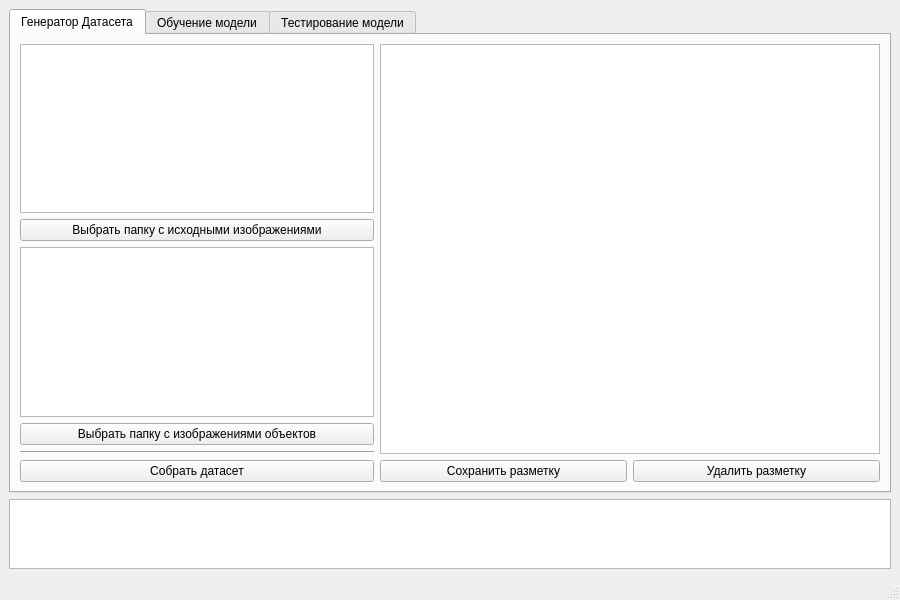
<?xml version="1.0" encoding="UTF-8"?>
<ui version="4.0">
 <class>MainWindow</class>
 <widget class="QMainWindow" name="MainWindow">
  <property name="geometry">
   <rect>
    <x>0</x>
    <y>0</y>
    <width>900</width>
    <height>600</height>
   </rect>
  </property>
  <property name="sizePolicy">
   <sizepolicy hsizetype="Expanding" vsizetype="Expanding">
    <horstretch>0</horstretch>
    <verstretch>0</verstretch>
   </sizepolicy>
  </property>
  <property name="minimumSize">
   <size>
    <width>100</width>
    <height>100</height>
   </size>
  </property>
  <property name="windowTitle">
   <string>MainWindow</string>
  </property>
  <widget class="QWidget" name="centralwidget">
   <layout class="QGridLayout" name="gridLayout">
    <item row="2" column="0">
     <widget class="QPlainTextEdit" name="globalExceptionHandlerPlainTextEdit">
      <property name="sizePolicy">
       <sizepolicy hsizetype="Preferred" vsizetype="Maximum">
        <horstretch>0</horstretch>
        <verstretch>10</verstretch>
       </sizepolicy>
      </property>
      <property name="maximumSize">
       <size>
        <width>16777215</width>
        <height>100</height>
       </size>
      </property>
     </widget>
    </item>
    <item row="1" column="0">
     <widget class="QTabWidget" name="tabWidget">
      <property name="minimumSize">
       <size>
        <width>100</width>
        <height>100</height>
       </size>
      </property>
      <property name="currentIndex">
       <number>0</number>
      </property>
      <widget class="QWidget" name="generatorTab">
       <attribute name="title">
        <string>Генератор Датасета</string>
       </attribute>
       <layout class="QGridLayout" name="gridLayout_2">
        <item row="0" column="0" rowspan="2">
         <layout class="QVBoxLayout" name="verticalLayout">
          <item>
           <widget class="QListView" name="areaListView">
            <property name="maximumSize">
             <size>
              <width>500</width>
              <height>500</height>
             </size>
            </property>
           </widget>
          </item>
          <item>
           <widget class="QPushButton" name="areaFileDialogButton">
            <property name="maximumSize">
             <size>
              <width>500</width>
              <height>500</height>
             </size>
            </property>
            <property name="text">
             <string>Выбрать папку с исходными изображениями</string>
            </property>
           </widget>
          </item>
          <item>
           <widget class="QListView" name="objectListView">
            <property name="maximumSize">
             <size>
              <width>500</width>
              <height>500</height>
             </size>
            </property>
           </widget>
          </item>
          <item>
           <widget class="QPushButton" name="objectFileDialogButton">
            <property name="maximumSize">
             <size>
              <width>500</width>
              <height>500</height>
             </size>
            </property>
            <property name="text">
             <string>Выбрать папку с изображениями объектов</string>
            </property>
           </widget>
          </item>
          <item>
           <widget class="Line" name="line">
            <property name="sizePolicy">
             <sizepolicy hsizetype="Minimum" vsizetype="Fixed">
              <horstretch>0</horstretch>
              <verstretch>0</verstretch>
             </sizepolicy>
            </property>
            <property name="orientation">
             <enum>Qt::Horizontal</enum>
            </property>
           </widget>
          </item>
          <item>
           <widget class="QPushButton" name="dataGenerateButton">
            <property name="text">
             <string>Собрать датасет</string>
            </property>
           </widget>
          </item>
         </layout>
        </item>
        <item row="0" column="1">
         <widget class="QGraphicsView" name="areaGraphicsView">
          <property name="sizePolicy">
           <sizepolicy hsizetype="Expanding" vsizetype="Expanding">
            <horstretch>0</horstretch>
            <verstretch>0</verstretch>
           </sizepolicy>
          </property>
          <property name="minimumSize">
           <size>
            <width>500</width>
            <height>0</height>
           </size>
          </property>
         </widget>
        </item>
        <item row="1" column="1">
         <layout class="QHBoxLayout" name="horizontalLayout_2">
          <item>
           <widget class="QPushButton" name="saveOverlayButton">
            <property name="text">
             <string>Сохранить разметку</string>
            </property>
           </widget>
          </item>
          <item>
           <widget class="QPushButton" name="deleteOverlayButton">
            <property name="text">
             <string>Удалить разметку</string>
            </property>
           </widget>
          </item>
         </layout>
        </item>
       </layout>
      </widget>
      <widget class="QWidget" name="trainingTab">
       <attribute name="title">
        <string>Обучение модели</string>
       </attribute>
       <layout class="QGridLayout" name="gridLayout_3">
        <item row="0" column="0">
         <layout class="QHBoxLayout" name="horizontalLayout">
          <item>
           <layout class="QVBoxLayout" name="verticalLayout_2">
            <item>
             <widget class="QPushButton" name="datasetListUpdateButton">
              <property name="text">
               <string>Обновить список датасетов</string>
              </property>
             </widget>
            </item>
            <item>
             <widget class="QListView" name="datasetListView">
              <property name="maximumSize">
               <size>
                <width>500</width>
                <height>16777215</height>
               </size>
              </property>
             </widget>
            </item>
           </layout>
          </item>
          <item>
           <layout class="QVBoxLayout" name="verticalLayout_3">
            <item>
             <widget class="QLabel" name="cudaStatusLabel">
              <property name="minimumSize">
               <size>
                <width>0</width>
                <height>50</height>
               </size>
              </property>
              <property name="maximumSize">
               <size>
                <width>16777215</width>
                <height>100</height>
               </size>
              </property>
              <property name="text">
               <string>Доступные CUDA устройства:</string>
              </property>
              <property name="alignment">
               <set>Qt::AlignCenter</set>
              </property>
             </widget>
            </item>
            <item>
             <widget class="Line" name="line_2">
              <property name="orientation">
               <enum>Qt::Horizontal</enum>
              </property>
             </widget>
            </item>
            <item>
             <widget class="QPushButton" name="standardSettingsButton">
              <property name="minimumSize">
               <size>
                <width>0</width>
                <height>30</height>
               </size>
              </property>
              <property name="maximumSize">
               <size>
                <width>16777215</width>
                <height>40</height>
               </size>
              </property>
              <property name="text">
               <string>Установить стандартные параметры</string>
              </property>
             </widget>
            </item>
            <item>
             <widget class="Line" name="line_3">
              <property name="orientation">
               <enum>Qt::Horizontal</enum>
              </property>
             </widget>
            </item>
            <item>
             <layout class="QHBoxLayout" name="horizontalLayout_3">
              <item>
               <layout class="QVBoxLayout" name="verticalLayout_4">
                <item>
                 <widget class="QLabel" name="label">
                  <property name="minimumSize">
                   <size>
                    <width>0</width>
                    <height>20</height>
                   </size>
                  </property>
                  <property name="maximumSize">
                   <size>
                    <width>16777215</width>
                    <height>40</height>
                   </size>
                  </property>
                  <property name="text">
                   <string>Архитектуру нейронной сети</string>
                  </property>
                  <property name="alignment">
                   <set>Qt::AlignCenter</set>
                  </property>
                 </widget>
                </item>
                <item>
                 <widget class="QLineEdit" name="cfgLineEdit">
                  <property name="minimumSize">
                   <size>
                    <width>0</width>
                    <height>30</height>
                   </size>
                  </property>
                  <property name="maximumSize">
                   <size>
                    <width>16777215</width>
                    <height>40</height>
                   </size>
                  </property>
                  <property name="text">
                   <string>yolov5s.yaml</string>
                  </property>
                  <property name="alignment">
                   <set>Qt::AlignCenter</set>
                  </property>
                 </widget>
                </item>
               </layout>
              </item>
              <item>
               <layout class="QVBoxLayout" name="verticalLayout_5">
                <item>
                 <widget class="QLabel" name="label_2">
                  <property name="minimumSize">
                   <size>
                    <width>0</width>
                    <height>20</height>
                   </size>
                  </property>
                  <property name="maximumSize">
                   <size>
                    <width>16777215</width>
                    <height>40</height>
                   </size>
                  </property>
                  <property name="text">
                   <string>Размер изображений</string>
                  </property>
                  <property name="alignment">
                   <set>Qt::AlignCenter</set>
                  </property>
                 </widget>
                </item>
                <item>
                 <widget class="QLineEdit" name="imgszLineEdit">
                  <property name="minimumSize">
                   <size>
                    <width>0</width>
                    <height>30</height>
                   </size>
                  </property>
                  <property name="maximumSize">
                   <size>
                    <width>16777215</width>
                    <height>40</height>
                   </size>
                  </property>
                  <property name="text">
                   <string>512</string>
                  </property>
                  <property name="alignment">
                   <set>Qt::AlignCenter</set>
                  </property>
                 </widget>
                </item>
               </layout>
              </item>
             </layout>
            </item>
            <item>
             <layout class="QHBoxLayout" name="horizontalLayout_5">
              <item>
               <layout class="QVBoxLayout" name="verticalLayout_7">
                <item>
                 <widget class="QLabel" name="label_4">
                  <property name="minimumSize">
                   <size>
                    <width>0</width>
                    <height>20</height>
                   </size>
                  </property>
                  <property name="maximumSize">
                   <size>
                    <width>16777215</width>
                    <height>40</height>
                   </size>
                  </property>
                  <property name="text">
                   <string>Размер пакета (batch size)</string>
                  </property>
                  <property name="alignment">
                   <set>Qt::AlignCenter</set>
                  </property>
                 </widget>
                </item>
                <item>
                 <widget class="QLineEdit" name="batchSizeLineEdit">
                  <property name="minimumSize">
                   <size>
                    <width>0</width>
                    <height>30</height>
                   </size>
                  </property>
                  <property name="maximumSize">
                   <size>
                    <width>16777215</width>
                    <height>40</height>
                   </size>
                  </property>
                  <property name="text">
                   <string>16</string>
                  </property>
                  <property name="alignment">
                   <set>Qt::AlignCenter</set>
                  </property>
                 </widget>
                </item>
               </layout>
              </item>
              <item>
               <layout class="QVBoxLayout" name="verticalLayout_6">
                <item>
                 <widget class="QLabel" name="label_3">
                  <property name="minimumSize">
                   <size>
                    <width>0</width>
                    <height>20</height>
                   </size>
                  </property>
                  <property name="maximumSize">
                   <size>
                    <width>16777215</width>
                    <height>40</height>
                   </size>
                  </property>
                  <property name="text">
                   <string>Количество эпох обучения</string>
                  </property>
                  <property name="alignment">
                   <set>Qt::AlignCenter</set>
                  </property>
                 </widget>
                </item>
                <item>
                 <widget class="QLineEdit" name="epochsLineEdit">
                  <property name="minimumSize">
                   <size>
                    <width>0</width>
                    <height>30</height>
                   </size>
                  </property>
                  <property name="maximumSize">
                   <size>
                    <width>16777215</width>
                    <height>40</height>
                   </size>
                  </property>
                  <property name="text">
                   <string>10</string>
                  </property>
                  <property name="alignment">
                   <set>Qt::AlignCenter</set>
                  </property>
                 </widget>
                </item>
               </layout>
              </item>
             </layout>
            </item>
            <item>
             <layout class="QVBoxLayout" name="verticalLayout_8">
              <item>
               <widget class="QLabel" name="label_5">
                <property name="minimumSize">
                 <size>
                  <width>0</width>
                  <height>20</height>
                 </size>
                </property>
                <property name="maximumSize">
                 <size>
                  <width>16777215</width>
                  <height>40</height>
                 </size>
                </property>
                <property name="text">
                 <string>Файл весов модели</string>
                </property>
                <property name="alignment">
                 <set>Qt::AlignCenter</set>
                </property>
               </widget>
              </item>
              <item>
               <widget class="QLineEdit" name="weightsLineEdit">
                <property name="minimumSize">
                 <size>
                  <width>0</width>
                  <height>30</height>
                 </size>
                </property>
                <property name="maximumSize">
                 <size>
                  <width>16777215</width>
                  <height>40</height>
                 </size>
                </property>
                <property name="text">
                 <string>yolov5s.pt</string>
                </property>
                <property name="alignment">
                 <set>Qt::AlignCenter</set>
                </property>
               </widget>
              </item>
              <item>
               <spacer name="verticalSpacer">
                <property name="orientation">
                 <enum>Qt::Vertical</enum>
                </property>
                <property name="sizeHint" stdset="0">
                 <size>
                  <width>20</width>
                  <height>40</height>
                 </size>
                </property>
               </spacer>
              </item>
             </layout>
            </item>
           </layout>
          </item>
         </layout>
        </item>
        <item row="1" column="0">
         <widget class="QPushButton" name="modelStartTrainingButton">
          <property name="text">
           <string>Обучить модель</string>
          </property>
         </widget>
        </item>
       </layout>
      </widget>
      <widget class="QWidget" name="testingTab">
       <attribute name="title">
        <string>Тестирование модели</string>
       </attribute>
       <layout class="QGridLayout" name="gridLayout_4">
        <item row="0" column="0">
         <layout class="QVBoxLayout" name="verticalLayout_9">
          <item>
           <widget class="QListView" name="modelsListView">
            <property name="maximumSize">
             <size>
              <width>500</width>
              <height>500</height>
             </size>
            </property>
           </widget>
          </item>
          <item>
           <widget class="QPushButton" name="testingImagesFileDialogButton">
            <property name="maximumSize">
             <size>
              <width>500</width>
              <height>100</height>
             </size>
            </property>
            <property name="text">
             <string>Выбрать папку с размеченными изображениями для тестирования</string>
            </property>
           </widget>
          </item>
          <item>
           <widget class="QLabel" name="testingImagesPathLabel">
            <property name="text">
             <string>Папка не выбрана</string>
            </property>
            <property name="alignment">
             <set>Qt::AlignCenter</set>
            </property>
            <property name="wordWrap">
             <bool>true</bool>
            </property>
           </widget>
          </item>
          <item>
           <widget class="Line" name="line_4">
            <property name="sizePolicy">
             <sizepolicy hsizetype="Minimum" vsizetype="Fixed">
              <horstretch>0</horstretch>
              <verstretch>0</verstretch>
             </sizepolicy>
            </property>
            <property name="orientation">
             <enum>Qt::Horizontal</enum>
            </property>
           </widget>
          </item>
          <item>
           <widget class="QPushButton" name="testingStartButton">
            <property name="text">
             <string>Тестировать модель</string>
            </property>
           </widget>
          </item>
         </layout>
        </item>
        <item row="0" column="1">
         <layout class="QVBoxLayout" name="verticalLayout_10">
          <item>
           <widget class="QPushButton" name="updateTestingResultsPushButton">
            <property name="maximumSize">
             <size>
              <width>16777215</width>
              <height>40</height>
             </size>
            </property>
            <property name="text">
             <string>Обновить</string>
            </property>
           </widget>
          </item>
          <item>
           <widget class="QListView" name="testingResultsListView">
            <property name="maximumSize">
             <size>
              <width>16777215</width>
              <height>100</height>
             </size>
            </property>
           </widget>
          </item>
          <item>
           <widget class="QTextEdit" name="testingResultTextEdit"/>
          </item>
         </layout>
        </item>
       </layout>
      </widget>
     </widget>
    </item>
   </layout>
  </widget>
  <widget class="QMenuBar" name="menubar">
   <property name="geometry">
    <rect>
     <x>0</x>
     <y>0</y>
     <width>900</width>
     <height>22</height>
    </rect>
   </property>
  </widget>
  <widget class="QStatusBar" name="statusbar"/>
 </widget>
 <resources/>
 <connections/>
</ui>
